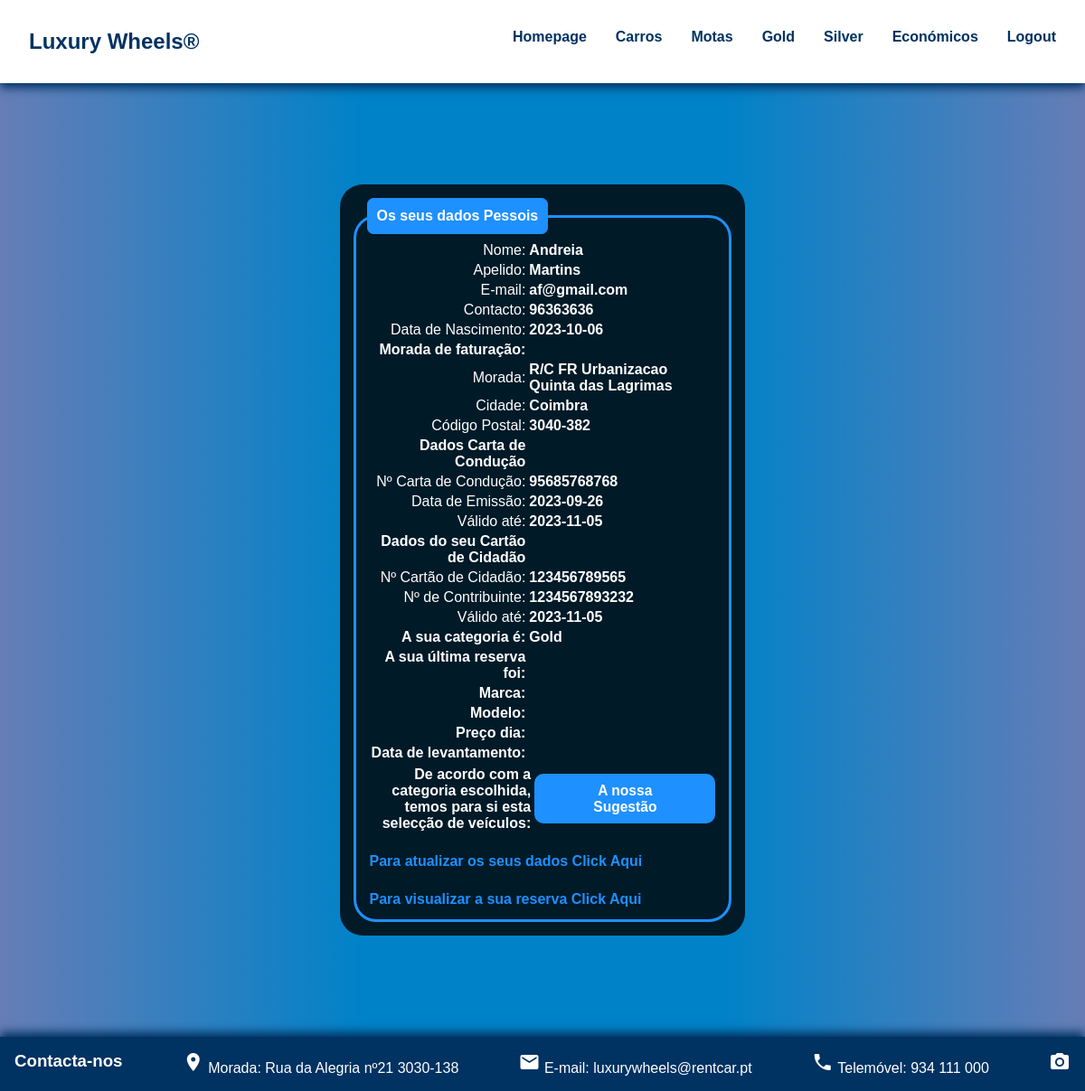
The app's page /utilizadores (signed in) with its own data.
### tables this page shows
CREATE TABLE "utilizador" (
	"IdCliente"	INTEGER NOT NULL,
	"Nome"	TEXT NOT NULL,
	"Apelido"	TEXT NOT NULL,
	"Email"	TEXT NOT NULL UNIQUE,
	"Contacto"	INTEGER NOT NULL,
	"Nascimento"	NUMERIC NOT NULL,
	"Sexo"	TEXT NOT NULL DEFAULT 0,
	"Morada"	TEXT NOT NULL,
	"Cidade"	TEXT NOT NULL,
	"CodigoPostal"	TEXT NOT NULL,
	"CartaConducao"	INTEGER NOT NULL,
	"EmissaoCConducao"	NUMERIC NOT NULL,
	"ValidadeCConducao"	NUMERIC NOT NULL,
	"CartaoCidadao"	INTEGER NOT NULL,
	"NIF"	INTEGER NOT NULL UNIQUE,
	"ValidadeCCidadao"	NUMERIC NOT NULL,
	"CategoriaCliente"	TEXT NOT NULL,
	"Password"	TEXT NOT NULL,
	PRIMARY KEY("IdCliente" AUTOINCREMENT)
);

### app.py (the view)
@app.route("/utilizadores", methods= ['POST', 'GET'])
def utilizadores():
    update_session()
    if request.method == 'POST':
        if "user_id" in session:
            if request.form['Sugestao'] == "Sugestao":
                if session['user_id'][16] == "Gold":
                    return redirect(url_for("veiculosGold"))
                elif session['user_id'][16] == "Silver":
                    return redirect(url_for("veiculosSilver"))
                elif session['user_id'][16] == "Eco":
                    return redirect(url_for("veiculosEconomicos"))
    else:
        return render_template("utilizadores.html", cliente_nome= session['user_id'][1], cliente_apelido= session['user_id'][2],
                               cliente_email=session['user_id'][3], cliente_contacto=session['user_id'][4],
                               cliente_nascimento=session['user_id'][5],cliente_sexo=session['user_id'][6],
                               cliente_morada=session['user_id'][7], cliente_cidade=session['user_id'][8],
                               cliente_codigoPostal=session['user_id'][9],cliente_cartaConducao=session['user_id'][10],
                               cliente_cartaConducaoEmissao=session['user_id'][11],cliente_cartacConducaoValidade=session['user_id'][12],
                               cliente_numeroCidadao=session['user_id'][13],cliente_numeroContribuinte=session['user_id'][14],
                               cliente_cartaoCidadaoValidade=session['user_id'][15],cliente_categoria=session['user_id'][16])

### app.py (called while the page is built)
def update_session():
    if "user_id" in session:
        con = sqlite3.connect("database/DButilizadores.db")
        cursor = con.cursor()
        cursor.execute("SELECT * FROM utilizador WHERE IdCliente = ?", [session["user_id"][0]])
        session["user_id"] = list(cursor.fetchone())
        con.close()

### templates/utilizadores.html (shortened to what this page needs)
<!DOCTYPE html>
<html lang="en">
<head>
    <link rel="stylesheet" href="{{ url_for('static', filename='utilizadores.css') }}">
</head>
<body>
    <header>
         <nav>
        <a href="http://127.0.0.1:5000" id="logo" class="nav-item"
        ><h1>Luxury Wheels&reg</h1></a>
        <ul>
            <a class="nav-item" href="http://127.0.0.1:5000"><li>Homepage</li></a>
            <a class="nav-item" href="http://127.0.0.1:5000/carros"><li>Carros</li></a>
            <a class="nav-item" href="http://127.0.0.1:5000/motas"><li>Motas</li></a>
            <a class="nav-item" href="http://127.0.0.1:5000/veiculosGold"><li>Gold</li></a>
            <a class="nav-item" href="http://127.0.0.1:5000/veiculosSilver"><li>Silver</li></a>
            <a class="nav-item" href="http://127.0.0.1:5000/veiculosEconomicos"><li>Económicos</li></a>
            <a class="nav-item" href="{{url_for('logout')}}"><li>Logout</li></a>
        </ul>
        </nav>
    </header>
    <main>
        <div class="boxutilizadores">
            <fieldset>
                <legend><b>Os seus dados Pessois</b></legend>
                    <table>
                        <tr>
                            <td class="right"><label>Nome:</label></td>
                            <td class="left"><b>{{cliente_nome}}</b></td>
                        </tr>
                        <tr>
                            <td class="right"><label> Apelido:</label></td>
                            <td class="left"><b>{{cliente_apelido}}</b></td>
                        </tr>
                        <tr>
                            <td class="right"><label>E-mail:</label></td>
                            <td class="left"><b>{{cliente_email}}</b></td>
                        </tr>
                        <tr>
                            <td class="right"><label>Contacto:</label></td>
                            <td class="left"><b>{{cliente_contacto}}</b></td>
                        </tr>
                        <tr>
                            <td class="right"><label>Data de Nascimento:</label></td>
                            <td class="left"><b>{{cliente_nascimento}}</b></td>
                        </tr>
                        <tr>
                            <td class="right"><h4>Morada de faturação:</h4></td>
                        </tr>
                        <tr>
                            <td class="right"><label>Morada:</label></td>
                            <td class="left"><b>{{cliente_morada}}</b></td>
                        </tr>
                        <tr>
                            <td class="right"><label>Cidade:</label></td>
                            <td class="left"><b>{{cliente_cidade}}</b></td>
                        </tr>
                        <tr>
                            <td class="right"><label>Código Postal:</label></td>
                            <td class="left"><b>{{cliente_codigoPostal}}</b></td>
                        </tr>
                        <tr>
                            <td class="right"><h4>Dados Carta de Condução</h4></td>
                        </tr>
                        <tr>
                            <td class="right"><label>Nº Carta de Condução:</label></td>
                            <td class="left"><b>{{cliente_cartaConducao}}</b></td>
                        </tr>
                        <tr>
                            <td class="right"><label>Data de Emissão:</label></td>
                            <td class="left"><b>{{cliente_cartaConducaoEmissao}}</b></td>
                        </tr>
                        <tr>
                            <td class="right"><label>Válido até:</label></td>
                            <td class="left"><b>{{cliente_cartacConducaoValidade}}</b></td>
                        </tr>
                        <tr>
                            <td class="right"><h4>Dados do seu Cartão de Cidadão</h4></td>
                        </tr>
                        <tr>
                            <td class="right"><label>Nº Cartão de Cidadão:</label></td>
                            <td class="left"><b>{{cliente_numeroCidadao}}</b></td>
                        </tr>
                        <tr>
                            <td class="right"><label>Nº de Contribuinte:</label></td>
                            <td class="left"><b>{{cliente_numeroContribuinte}}</b></td>
                        </tr>
                        <tr>
                            <td class="right"><label>Válido até:</label></td>
                            <td class="left"><b>{{cliente_cartaoCidadaoValidade}}</b></td>
                        </tr>
                        <tr>
                            <td class="right"><h4>A sua categoria é:</h4></td>
                            <td class="left"><b>{{cliente_categoria}}</b></td>
                        </tr>
                        <tr>
                            <td class="right"><h4>A sua última reserva foi:</h4></td>
                        </tr>
                        <tr>
                            <td class="right"><label><b>Marca:</b></label><br>
                            <td class="left"><b>{{cliente_veiculoMarca}}</b></td>
                        </tr>
                        <tr>
                            <td class="right"><label><b>Modelo:</b></label><br>
                            <td class="left"><b>{{cliente_veiculoModelo}}</b></td>
                        </tr>
                        <tr>
                            <td class="right"><label><b>Preço dia:</b></label><br>
                            <td class="left"><b>{{cliente_veiculoPrecoDia}}</b></td>
                        </tr>
                        <tr>
                            <td class="right"><label><b>Data de levantamento:</b></label><br></td>
                            <td class="left"><b>{{cliente_veiculoLevantamento}}</b></td>
                        </tr>
                    </table>
                    <table>
                        <tr>
                            <td class="right"><p><b>De acordo com a categoria escolhida,</b></p>
                                <p><b>temos para si esta selecção de veículos:</b></p></td>
                            <td class="left"><form action="{{ url_for('utilizadores')}}" method="post"><button type="submit" class="botaoSugestao" name="Sugestao" value="Sugestao" ><h3>A nossa Sugestão</h3></button></form></td>
                        </tr>
                    </table>
                    <br>
                    <table>
                        <tr>
                            <td class="left"><a class="actualizar" href="http://127.0.0.1:5000/actualizarclientes"><li>Para atualizar os seus dados Click Aqui</li></a></td>
                        </tr>
                    </table>
                    <br>
                     <table>
                        <tr>
                            <td class="left"><a class="visualizar" href="http://127.0.0.1:5000/reservaUtilizador"><li>Para visualizar a sua reserva Click Aqui</li></a></td>
                        </tr>
                    </table>
                </fieldset>
        </div>
    </main>
    <footer>
        <h3>Contacta-nos</h3>
        <p><i class="material-icons">location_on</i>&nbsp;Morada: Rua da Alegria nº21 3030-138</p>
        <p><i class="material-icons">mail</i>&nbsp;E-mail: luxurywheels@rentcar.pt</p>
        <p><i class="material-icons">phone</i>&nbsp;Telemóvel: 934 111 000</p>
        <a href="https://tokioschool.pt/"><i class="material-icons">camera_alt</i></a>
    </footer>
</body>
</html>

### static/utilizadores.css (style rules this page uses)
* { font-family: sans-serif; box-sizing: border-box; margin:0 }
header { padding: 2rem; box-shadow:0 5px 10px #003262 ; position: sticky; top:0; left:0; background-color: #fff; }
nav { display: flex; justify-content:space-between; }
nav ul { display: flex; list-style:none; }
nav ul a { margin-left: 2rem; font-weight: bold; }
.nav-item { color: #003262; text-decoration: none; }
main { padding: 7rem; min-height: 100dvh; }
fieldset { border:3px solid dodgerblue; border-radius:25px; }
legend { border: 1px solid dodgerblue; padding: 10px; background-color: dodgerblue; border-radius: 7px; }
.boxutilizadores { display: inline-flex ; padding-right: 7rem; margin-left: 27%; margin-right: 27%; color:white; background-color: rgba(0,0,0,0.8); padding:15px; border-radius:25px; width: auto; }
.botaoSugestao { padding: 0.4rem 3rem; display:flex; justify-content: center; border:3px solid dodgerblue; border-radius:10px; background-color:dodgerblue; color: #fff; font-weight: bold; text-decoration:none; }
footer { background-color:#003262; padding: 1rem; color: #fff; position: sticky; bottom: 0; display: flex; justify-content: space-between; box-shadow:0 -5px 10px #003262 ; }
footer a { text-decoration: none; color: #fff; }
td.right { text-align: right; }
td.left { text-align: left; }
body { background: #667db6; background: -webkit-linear-gradient(to right, #667db6, #0082c8, #0082c8, #667db6); background: linear-gradient(to right, #667db6, #0082c8, #0082c8, #667db6); }
.actualizar { list-style:none; text-decoration: none; font-weight: bold; margin-top: 2rem; color: DodgerBlue; }
.visualizar { list-style:none; text-decoration: none; font-weight: bold; margin-top: 2rem; color: DodgerBlue; }

### records on screen
utilizador: Nome "Andreia", Apelido "Martins", Email "af@gmail.com", Contacto "96363636", Nascimento "2023-10-06", Morada "R/C FR Urbanizacao Quinta das Lagrimas", Cidade "Coimbra", CodigoPostal "3040-382", CartaConducao "95685768768", EmissaoCConducao "2023-09-26", ValidadeCConducao "2023-11-05", CartaoCidadao "123456789565", NIF "1234567893232", ValidadeCCidadao "2023-11-05", CategoriaCliente "Gold"
